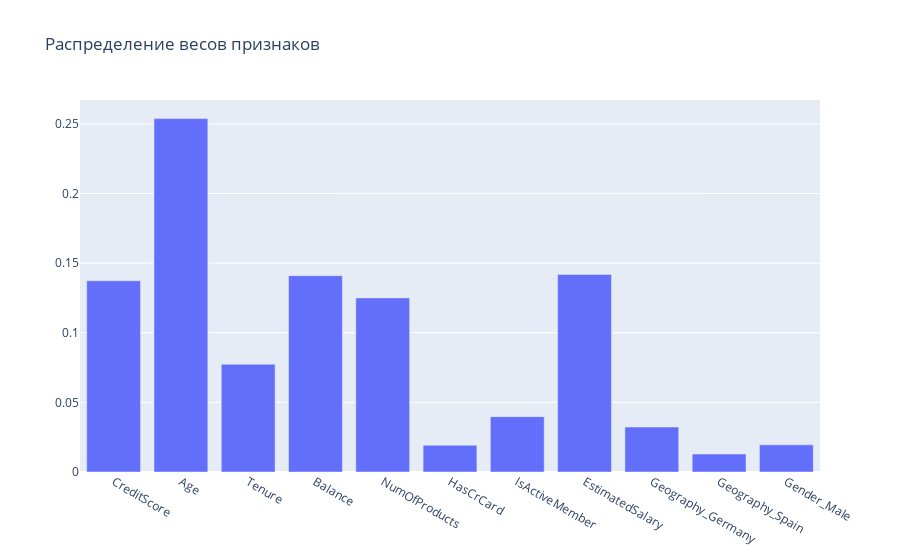

Source (notebook cell):
### Markdown cell above
В проекте были протестированы три типа моделей (Линейная, Дерево и Лес) с целью поиска наилучшей по метрике f1. Лучше всего показал себя лес деревьев со следующими параметрами:
depth = 11 
n_estimators = 90
threshold = 0.5
upsample

### Code cell
fig = dict({
    "data": [{"type": "bar",
              "x": features_upsampled.columns,
              "y": model.feature_importances_}],
    "layout": {"title": {"text": "Распределение весов признаков"}}
})
pio.show(fig)

### Figure 1 — Plotly figure (JSON) as saved in the notebook; plotly's stock layout.template omitted (floating-point values rounded to 4 significant figures)
{"data": [{"type": "bar", "x": ["CreditScore", "Age", "Tenure", "Balance", "NumOfProducts", "HasCrCard", "IsActiveMember", "EstimatedSalary", "Geography_Germany", "Geography_Spain", "Gender_Male"], "y": [0.1373, 0.2538, 0.0774, 0.141, 0.125, 0.01919, 0.03976, 0.1419, 0.03231, 0.01289, 0.0195]}], "layout": {"title": {"text": "Распределение весов признаков"}}}
